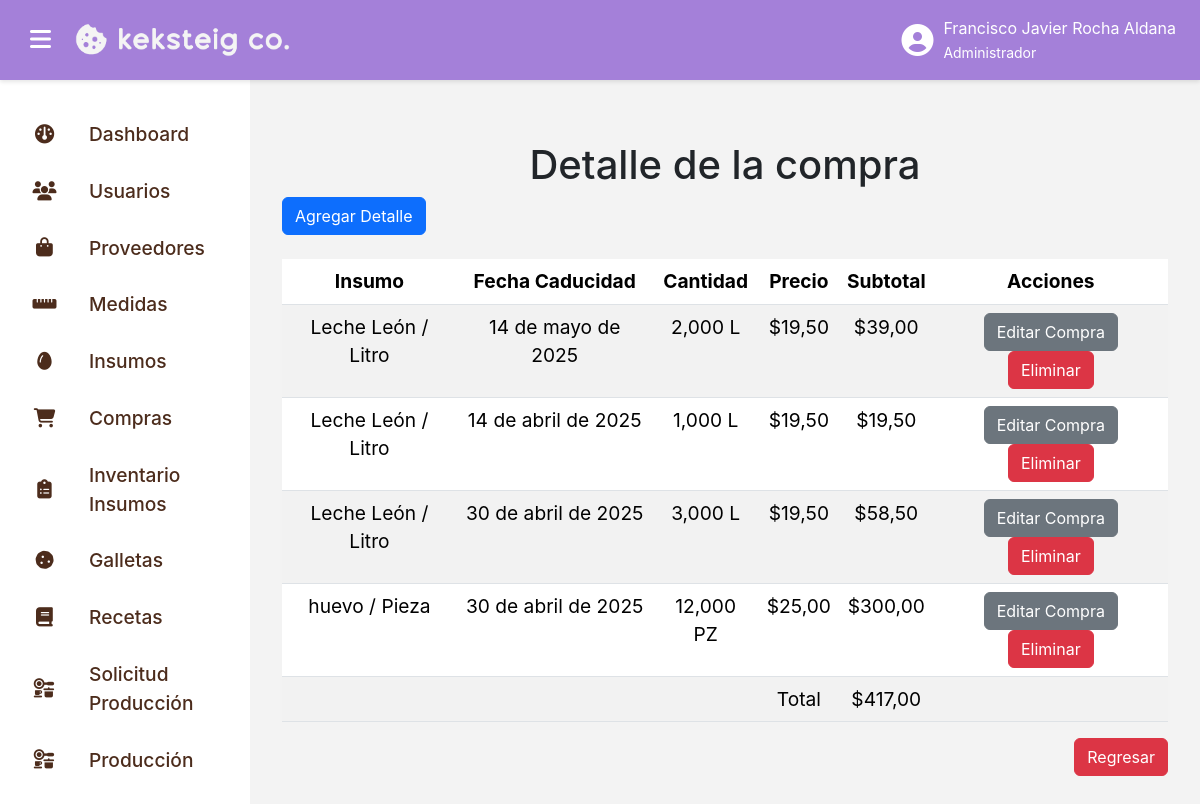
Page /compras/lista_detallecompras/1 (signed in) on the committed database.
### compras_app/models.py (models this page shows, shortened)
class DetalleCompra(models.Model):
    compra = models.ForeignKey(Compra, on_delete=models.CASCADE, null=False, blank=False)
    insumo = models.ForeignKey(Insumo, on_delete=models.CASCADE, null=False, blank=False)
    cantidad = models.DecimalField(max_digits=10, decimal_places=3)
    precio_unitario = models.DecimalField(max_digits=10 , decimal_places=3)
    fecha_caducidad = models.DateTimeField(default=now)

### insumos_app/models.py (models this page shows)
class Insumo(models.Model):
    nombre = models.TextField(max_length=100)
    descripcion = models.TextField(max_length=500)
    medida = models.ForeignKey(Medida, on_delete=models.CASCADE, null=False, blank=False)
    cantidad_minima = models.DecimalField(decimal_places=3, max_digits=10, null=False, default=0)
    def __str__(self):
        return f"{self.nombre} / {self.medida.nombre}"

### medidas_app/models.py (models this page shows, shortened)
class Medida(models.Model):
    nombre = models.TextField(max_length=50, null=False)
    nomenclatura = models.TextField(max_length=5, null=False)

### compras_app/views.py (the view, shortened to what this page needs)
# urls.py: path("lista_detallecompras/<int:id>", login_required(ListaDetalleComprasView.as_view()), name="lista_detallecompras"),
class ListaDetalleComprasView(PermissionRequiredMixin, TemplateView):
    permission_required = ["compras_app.view_DetalleCompra"]
    login_url = "login"
    template_name = "lista_detallecompras.html"
    def get_context_data(self, **kwargs):
        id = kwargs.get("id")
        lista = DetalleCompra.objects.filter(compra_id=id)
        total = Decimal("0.0")
        for detalle in lista:
            detalle.subtotal = detalle.cantidad * detalle.precio_unitario
            total += detalle.subtotal
        return {
            "lista": lista,
            "id": id,
            "total": total
        }

### compras_app/templates/lista_detallecompras.html (shortened to what this page needs)
{% extends "base.html" %}
{% load static %}
{% block content %}
<div class="pantalla-completa">
    <div class="menu">
        <h1 class="text-center">
            Detalle de la compra
        </h1>
        <a class="btn btn-primary" href="{% url "crear_detallecompras" id %}">
            Agregar Detalle
        </a>
        <div class="row d-flex mt-4">
            <div class="col-lg-12 col-md-12 col-sm-12 col-12">
                <div class="d-flex align-items-center justify-content-center">
                    <table class="table table-hover table-striped">
                        <thead>
                            <th class="text-center">
                                Insumo
                            </th>
                            <th class="text-center">
                                Fecha Caducidad
                            </th>
                            <th class="text-center">
                                Cantidad
                            </th>
                            <th class="text-center">
                                Precio
                            </th>
                            <th class="text-center">
                                Subtotal
                            </th>
                            <th class="text-center">
                                Acciones
                            </th>
                        </thead>
                        <tbody>
                            {% for item in lista %}
                                <tr>
                                    <td class="text-center">
                                        {{ item.insumo }}
                                    </td>
                                    <td class="text-center">
                                        {{ item.fecha_caducidad|date }}
                                    </td>
                                    <td class="text-center">
                                        {{ item.cantidad }} {{ item.insumo.medida.nomenclatura }}
                                    </td>
                                    <td class="text-center">
                                        &dollar;{{ item.precio_unitario|floatformat:2 }}
                                    </td>
                                    <td class="text-center">
                                        &dollar;{{ item.subtotal|floatformat:2 }}
                                    </td>
                                    <td class="text-center">
                                        <a class="btn btn-secondary" href="{% url "editar_detallecompras" item.id %}">
                                            Editar Compra
                                        </a>
                                        <button class="btn btn-danger" data-bs-toggle="modal" data-bs-target="#deleteModal" data-id="{{ item.id }}">
                                            Eliminar
                                        </button>
                                    </td>
                                </tr>
                            {% endfor %}
                            <tr>
                                <td class="text-center">
                                </td>
                                <td class="text-center">
                                </td>
                                <td class="text-center">
                                </td>
                                <td class="text-center">
                                    Total
                                </td>
                                <td class="text-center">
                                    &dollar;{{ total|floatformat:2 }}
                                </td>
                                <td class="text-center">
                                </td>
                            </tr>
                        </tbody>
                    </table>
                </div>
            </div>
        </div>
        <div class="d-flex align-items-center justify-content-end">
            <a class="btn btn-danger" href="{% url "lista_compras" %}">
                Regresar
            </a>
        </div>
    </div>
</div>
{% endblock content %}

### templates/base.html (shortened to what this page needs)
{% load static %}
<!DOCTYPE html>
<html lang="es">
<head>
    <link rel="stylesheet" href="{% static 'css/bootstrap.min.css' %}">
    <link href="https://cdnjs.cloudflare.com/ajax/libs/font-awesome/6.7.2/css/all.min.css" rel="stylesheet">
    <link rel="stylesheet" href="{% static 'css/styles.css' %}">
</head>
<body>
    <div class="topbar">
        <div class="d-flex align-items-center gap-3">
            <button class="sidebar-toggle" id="menuToggle">
                <i class="fas fa-bars"></i>
            </button>
            <a href="{% url 'home' %}" style="text-decoration: none;" class="logo-container">
                <img src="{% static 'image/logo-horizontal-light.png' %}" alt="Don Galleto Logo" class="logo">
            </a>
        </div>
        <div class="user-info">
            <i class="fas fa-user-circle"></i>
            <span>
                {{ user.first_name }} {{ user.last_name }}
                <br>
                <small>
                    {% for group in user.groups.all %}
                        {{ group.name }}
                    {% empty %}
                        El usuario no pertenece a ningún grupo.
                    {% endfor %}
                </small>
            </span>
        </div>
    </div>
    <div class="sidebar {% if is_sidebar_collapsed %}collapsed{% endif %}" id="sidebar">
        {% for grupo in request.user.groups.all %}
            {% if grupo.name == 'Administrador' %}
                <a href="{% url 'home' %}" class="{% if request.resolver_match.url_name == 'home' %}active{% endif %}">
                    <i class="fa-solid fa-dashboard"></i>
                    <span>
                        Dashboard
                    </span>
                </a>
            {% endif %}
            {% if grupo.name == 'Administrador' %}
                <a href="{% url 'lista_usuarios' %}" class="{% if '/usuarios/' in request.path %}active{% endif %}">
                    <i class="fas fa-users"></i>
                    <span>
                        Usuarios
                    </span>
                </a>
            {% endif %}
            {% if grupo.name == 'Administrador' %}
                <a href="{% url 'lista_proveedores' %}" class="{% if request.resolver_match.url_name == 'lista_proveedores' %}active{% endif %}">
                    <i class="fa-solid fa-bag-shopping"></i>
                    <span>
                        Proveedores
                    </span>
                </a>
            {% endif %}
            {% if grupo.name == 'Administrador' %}
                <a href="{% url 'lista_medidas' %}" class="{% if request.resolver_match.url_name == 'lista_medidas' %}active{% endif %}">
                    <i class="fa-solid fa-ruler-horizontal"></i>
                    <span>
                        Medidas
                    </span>
                </a>
            {% endif %}
            {% if grupo.name == 'Administrador' %}
                <a href="{% url 'lista_insumos' %}" class="{% if request.resolver_match.url_name == 'lista_insumos' %}active{% endif %}">
                    <i class="fa-solid fa-egg"></i>
                    <span>
                        Insumos
                    </span>
                </a>
            {% endif %}
            {% if grupo.name == 'Administrador' %}
                <a href="{% url 'lista_compras' %}" class="{% if request.resolver_match.url_name == 'lista_compras' %}active{% endif %}">
                    <i class="fa-solid fa-cart-shopping"></i>
                    <span>
                        Compras
                    </span>
                </a>
            {% endif %}
            {% if grupo.name == 'Administrador' %}
                <a href="{% url 'lista_inventario' %}" class="{% if request.resolver_match.url_name == 'lista_inventario' %}active{% endif %}">
                    <i class="fa-solid fa-clipboard-list"></i>
                    <span>
                        Inventario Insumos
                    </span>
                </a>
            {% endif %}
            {% if grupo.name == 'Administrador' %}
                <a href="{% url 'lista_galletas' %}" class="{% if request.resolver_match.url_name == 'lista_galletas' %}active{% endif %}">
                    <i class="fa-solid fa-cookie"></i>
                    <span>
                        Galletas
                    </span>
                </a>
            {% endif %}
            {% if grupo.name == 'Administrador' %}
                <a href="{% url 'lista_recetas' %}" class="{% if request.resolver_match.url_name == 'lista_recetas' %}active{% endif %}">
                    <i class="fa-solid fa-book"></i>
                    <span>
                        Recetas
                    </span>
                </a>
            {% endif %}
            {% if grupo.name == 'Administrador' %}
                <a href="{% url 'lista_solicitarproducciones' %}" class="{% if request.resolver_match.url_name == 'lista_solicitarproducciones' %}active{% endif %}">
                    <i class="fa-solid fa-kitchen-set"></i>
                    <span>
                        Solicitud Producción
                    </span>
                </a>
            {% endif %}
            {% if grupo.name == 'Administrador' %}
                <a href="{% url 'lista_producciones' %}" class="{% if request.resolver_match.url_name == 'lista_producciones' %}active{% endif %}">
                    <i class="fa-solid fa-kitchen-set"></i>
                    <span>
                        Producción
                    </span>
                </a>
            {% endif %}
            {% if grupo.name == 'Administrador' %}
                <a href="{% url 'lista_mermas' %}" class="{% if request.resolver_match.url_name == 'lista_mermas' %}active{% endif %}">
                </a>
            {% endif %}
        {% endfor %}
    </div>
    <div class="content">
        {% block content %}
        {% endblock content %}
    </div>
</body>
</html>

### static/css/styles.css (style rules this page uses)
:root { --primary-color: #a480d9; --primary-dark: #8a66c9; --primary-light: #d4bbfa; --text-color: #4C2C1C; --danger-color: #de3421; --danger-dark: #c42e1c; --background-color: #f3f3f3; --border-color: #dee2e6; --white: #fff; }
body { margin: 0; font-family: 'SFPRODISPLAY', sans-serif; font-size: 1.2rem; background-color: var(--background-color); }
.content { margin-left: 250px; margin-top: 80px; padding: 2rem; transition: margin-left 0.3s ease; }
.topbar { position: fixed; top: 0; left: 0; width: 100%; height: 80px; background-color: var(--primary-color); display: flex; align-items: center; justify-content: space-between; padding: 0 1.5rem; z-index: 1050; box-shadow: 0 2px 4px rgba(0, 0, 0, 0.1); }
.topbar img.logo { height: 50px; transition: transform 0.3s ease; }
.sidebar-toggle { background: none; border: none; font-size: 1.5rem; color: var(--white); }
.sidebar { width: 250px; height: 100vh; background-color: var(--white); position: fixed; top: 80px; left: 0; padding: 1.5rem 1rem; transition: transform 0.3s ease; z-index: 1000; overflow-y: auto; scrollbar-width: thin; }
.sidebar a { display: flex; align-items: center; gap: 2rem; padding: 0.75rem 1rem; margin: 0.25rem 0; border: none; background: none; color: #4C2C1C; font-weight: 500; text-decoration: none; border-radius: 8px; width: 100%; transition: all 0.3s ease; }
.sidebar a i { min-width: 25px; text-align: center; }
.sidebar a span { text-align: left; flex: 1; }
.sidebar a i { transition: transform 0.3s ease; }
.user-info { position: relative; display: flex; align-items: center; gap: 10px; font-size: 1rem; color: var(--white); cursor: pointer; }
.user-info i { font-size: 2rem; }
.user-info > span { display: block; }

### rows in the picture
DetalleCompra: insumo "Leche León / Litro", fecha_caducidad "14 de mayo de 2025", cantidad "2,000", insumo.medida.nomenclatura "L", precio_unitario "19,50", subtotal "39,00"
DetalleCompra: insumo "Leche León / Litro", fecha_caducidad "14 de abril de 2025", cantidad "1,000", insumo.medida.nomenclatura "L", precio_unitario "19,50", subtotal "19,50"
DetalleCompra: insumo "Leche León / Litro", fecha_caducidad "30 de abril de 2025", cantidad "3,000", insumo.medida.nomenclatura "L", precio_unitario "19,50", subtotal "58,50"
DetalleCompra: insumo "huevo / Pieza", fecha_caducidad "30 de abril de 2025", cantidad "12,000", insumo.medida.nomenclatura "PZ", precio_unitario "25,00", subtotal "300,00"

### other values in the picture
{{ user.first_name }} "Francisco Javier"
{{ user.last_name }} "Rocha Aldana"
{{ group.name }} "Administrador"
{{ total|floatformat:2 }} "417,00"
